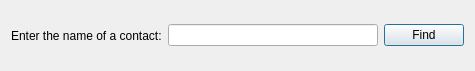
<?xml version="1.0" encoding="UTF-8"?>
<ui version="4.0">
 <class>FindDialog</class>
 <widget class="QDialog" name="FindDialog">
  <property name="geometry">
   <rect>
    <x>0</x>
    <y>0</y>
    <width>475</width>
    <height>71</height>
   </rect>
  </property>
  <property name="windowTitle">
   <string>Dialog</string>
  </property>
  <layout class="QHBoxLayout" name="horizontalLayout_2">
   <item>
    <layout class="QHBoxLayout" name="horizontalLayout">
     <item>
      <widget class="QLabel" name="label">
       <property name="text">
        <string>Enter the name of a contact:</string>
       </property>
      </widget>
     </item>
     <item>
      <widget class="QLineEdit" name="lineEdit"/>
     </item>
     <item>
      <widget class="QPushButton" name="findButton">
       <property name="text">
        <string>Find</string>
       </property>
      </widget>
     </item>
    </layout>
   </item>
  </layout>
 </widget>
 <resources/>
 <connections/>
</ui>
